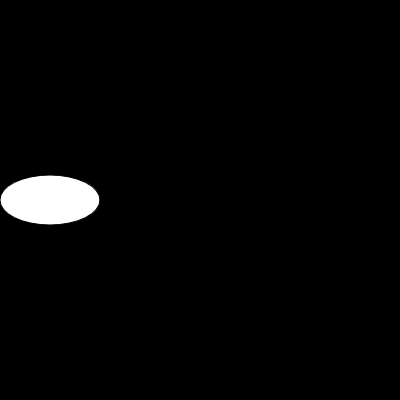
Frame 1 (no input)
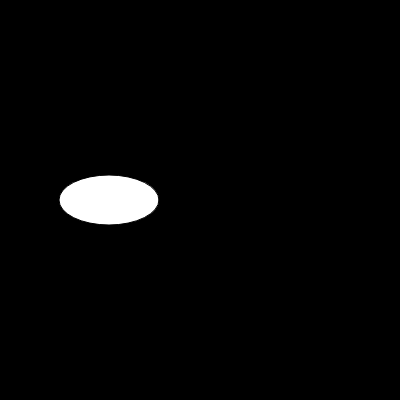
Frame 60 (no input)
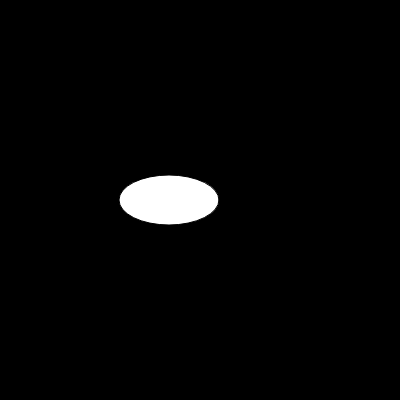
Frame 120 (the mouse pressed at the canvas centre since frame 60)

The p5.js sketch that drew these frames (run headless with seeded random() and noise() and a simulated clock; from frame 60 on, the mouse is pressed at the canvas centre):

// p5.js sketch
// ── sketch.js
function setup() {
  // put setup code here
  createCanvas(400, 400);
}

let x = 50;

function draw() {
  // put drawing code here
  background(0);
  ellipse(x, 200, 100, 50);

  x++;
  if (x > width+50) x = -50;
}
